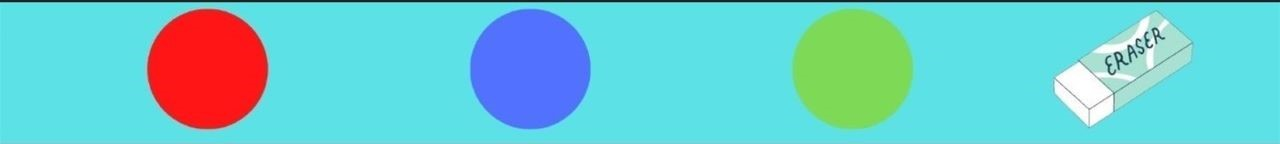
#> input picture Header/Untitled design 0.jpg, 1280 x 144 px, given in place of the camera
$ python iter1.py
#> lines starting #> are read from the running program, lines starting #| are printed output that depends on the picture; after the words box and inside, x2 and y2 are one past the last pixel; in counts of white or black regions, pixels touching at a corner belong together
import numpy as np
import cv2
from collections import deque

def setValues(x):
   print("")

cv2.namedWindow("Color detectors")
cv2.createTrackbar("Upper Hue", "Color detectors", 153, 180,setValues)
cv2.createTrackbar("Upper Saturation", "Color detectors", 255, 255,setValues)
cv2.createTrackbar("Upper Value", "Color detectors", 255, 255,setValues)
cv2.createTrackbar("Lower Hue", "Color detectors", 64, 180,setValues)
cv2.createTrackbar("Lower Saturation", "Color detectors", 72, 255,setValues)
cv2.createTrackbar("Lower Value", "Color detectors", 49, 255,setValues)

bpoints = [deque(maxlen=1024)]
gpoints = [deque(maxlen=1024)]
rpoints = [deque(maxlen=1024)]
ypoints = [deque(maxlen=1024)]

blue_index = 0
green_index = 0
red_index = 0
yellow_index = 0

kernel = np.ones((5,5),np.uint8)

colors = [(255, 0, 0), (0, 255, 0), (0, 0, 255), (0, 255, 255)]
colorIndex = 0

paintWindow = np.zeros((471,636,3)) + 255
paintWindow = cv2.rectangle(paintWindow, (40,1), (140,65), (0,0,0), 2)
paintWindow = cv2.rectangle(paintWindow, (160,1), (255,65), colors[0], -1)
paintWindow = cv2.rectangle(paintWindow, (275,1), (370,65), colors[1], -1)
paintWindow = cv2.rectangle(paintWindow, (390,1), (485,65), colors[2], -1)
paintWindow = cv2.rectangle(paintWindow, (505,1), (600,65), colors[3], -1)

cv2.putText(paintWindow, "CLEAR", (49, 33), cv2.FONT_HERSHEY_DUPLEX, 0.5, (0, 0, 0), 2, cv2.LINE_AA)
cv2.putText(paintWindow, "BLUE", (185, 33), cv2.FONT_ITALIC, 0.5, (255, 255, 255), 2, cv2.LINE_AA)
cv2.putText(paintWindow, "GREEN", (298, 33), cv2.FONT_ITALIC, 0.5, (255, 255, 255), 2, cv2.LINE_AA)
cv2.putText(paintWindow, "RED", (420, 33), cv2.FONT_ITALIC, 0.5, (255, 255, 255), 2, cv2.LINE_AA)
cv2.putText(paintWindow, "YELLOW", (520, 33), cv2.FONT_ITALIC, 0.5, (150,150,150), 2, cv2.LINE_AA)
cv2.namedWindow('Paint', cv2.WINDOW_AUTOSIZE)

cap = cv2.VideoCapture(0)
while True:
    ret, frame = cap.read()
#> frame is the input picture: shape (144, 1280, 3); mean B, G, R 205.7, 201.6, 107.7
    frame = cv2.flip(frame, 1)
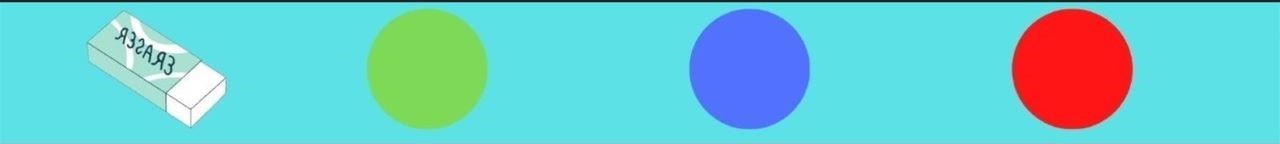
#> frame: shape (144, 1280, 3); mean B, G, R 205.7, 201.6, 107.7
    hsv = cv2.cvtColor(frame, cv2.COLOR_BGR2HSV)
#> hsv: shape (144, 1280, 3); mean H, S, V 85.6, 152.2, 227.7


    u_hue = cv2.getTrackbarPos("Upper Hue", "Color detectors")
    u_saturation = cv2.getTrackbarPos("Upper Saturation", "Color detectors")
    u_value = cv2.getTrackbarPos("Upper Value", "Color detectors")
    l_hue = cv2.getTrackbarPos("Lower Hue", "Color detectors")
    l_saturation = cv2.getTrackbarPos("Lower Saturation", "Color detectors")
    l_value = cv2.getTrackbarPos("Lower Value", "Color detectors")
    Upper_hsv = np.array([u_hue,u_saturation,u_value])
    Lower_hsv = np.array([l_hue,l_saturation,l_value])

    frame = cv2.rectangle(frame, (40,1), (140,65), (122,122,122), -1)
    frame = cv2.rectangle(frame, (160,1), (255,65), colors[0], -1)
    frame = cv2.rectangle(frame, (275,1), (370,65), colors[1], -1)
    frame = cv2.rectangle(frame, (390,1), (485,65), colors[2], -1)
    frame = cv2.rectangle(frame, (505,1), (600,65), colors[3], -1)
    cv2.putText(frame, "CLEAR ALL", (49, 33), cv2.FONT_HERSHEY_SIMPLEX, 0.5, (255, 255, 255), 2, cv2.LINE_AA)
    cv2.putText(frame, "BLUE", (185, 33), cv2.FONT_HERSHEY_SIMPLEX, 0.5, (255, 255, 255), 2, cv2.LINE_AA)
    cv2.putText(frame, "GREEN", (298, 33), cv2.FONT_HERSHEY_SIMPLEX, 0.5, (255, 255, 255), 2, cv2.LINE_AA)
    cv2.putText(frame, "RED", (420, 33), cv2.FONT_HERSHEY_SIMPLEX, 0.5, (255, 255, 255), 2, cv2.LINE_AA)
    cv2.putText(frame, "YELLOW", (520, 33), cv2.FONT_HERSHEY_SIMPLEX, 0.5, (150,150,150), 2, cv2.LINE_AA)

    Mask = cv2.inRange(hsv, Lower_hsv, Upper_hsv)
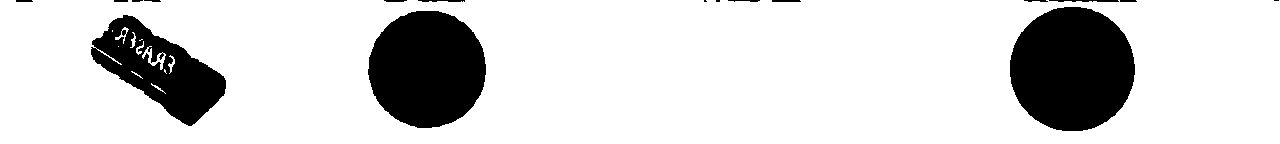
#> Mask: shape (144, 1280); 83.4% white; 17 black regions (4 under 20 px), largest, box (x1, y1, x2, y2) and area: (1010, 7, 1135, 131) 12233, (368, 11, 486, 128) 10833, (91, 15, 226, 126) 7055
    Mask = cv2.erode(Mask, kernel, iterations=1)
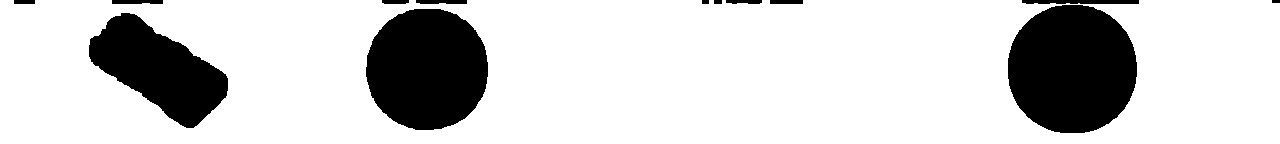
#> Mask: shape (144, 1280); 81% white; 13 black regions, largest, box (x1, y1, x2, y2) and area: (1008, 5, 1137, 133) 13245, (366, 9, 488, 130) 11789, (89, 13, 228, 128) 8542
    Mask = cv2.morphologyEx(Mask, cv2.MORPH_OPEN, kernel)
#> Mask: shape (144, 1280); 81% white; 11 black regions, largest, box (x1, y1, x2, y2) and area: (1008, 0, 1139, 133) 13795, (366, 9, 488, 130) 11789, (89, 13, 228, 128) 8542
    Mask = cv2.dilate(Mask, kernel, iterations=1)
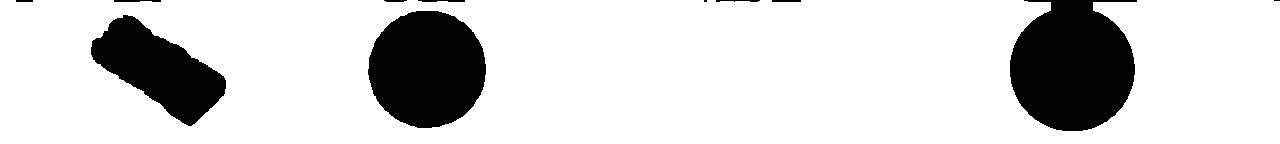
#> Mask: shape (144, 1280); 82.9% white; 11 black regions (2 under 20 px)

    cnts,_ = cv2.findContours(Mask.copy(), cv2.RETR_EXTERNAL,
    	cv2.CHAIN_APPROX_SIMPLE)
#> cnts = 1 contour; box (x1, y1, x2, y2) and area: (0, 0, 1280, 144) 169680
    center = None

    if len(cnts) > 0:
        cnt = sorted(cnts, key = cv2.contourArea, reverse = True)[0]
#> cnt = contour of 242 points, box (x1, y1, x2, y2) (0, 0, 1280, 144), area 169680
        ((x, y), radius) = cv2.minEnclosingCircle(cnt)
#> x = 639.5; y = 71.5; radius = 643.5
        cv2.circle(frame, (int(x), int(y)), int(radius), (0, 255, 255), 2)
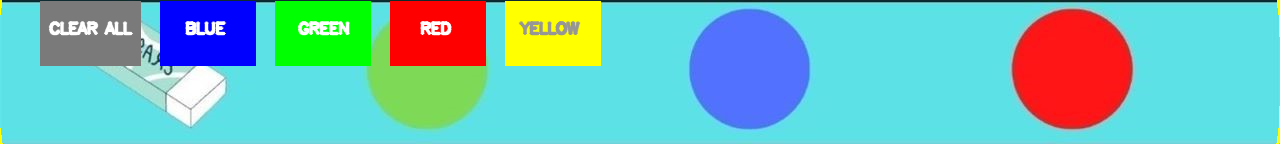
#> frame: shape (144, 1280, 3); mean B, G, R 186, 187, 113.1
        M = cv2.moments(cnt)
#> M = moments, m00 169680.5, centre m10/m00, m01/m00 = (607.2, 72.04)
        center = (int(M['m10'] / M['m00']), int(M['m01'] / M['m00']))
#> center = (607, 72)

        if center[1] <= 65:
            if 40 <= center[0] <= 140:
                bpoints = [deque(maxlen=512)]
                gpoints = [deque(maxlen=512)]
                rpoints = [deque(maxlen=512)]
                ypoints = [deque(maxlen=512)]

                blue_index = 0
                green_index = 0
                red_index = 0
                yellow_index = 0

                paintWindow[67:,:,:] = 255
            elif 160 <= center[0] <= 255:
                    colorIndex = 0 # Blue
            elif 275 <= center[0] <= 370:
                    colorIndex = 1 # Green
            elif 390 <= center[0] <= 485:
                    colorIndex = 2 # Red
            elif 505 <= center[0] <= 600:
                    colorIndex = 3 # Yellow
        else :
            if colorIndex == 0:
                bpoints[blue_index].appendleft(center)
            elif colorIndex == 1:
                gpoints[green_index].appendleft(center)
            elif colorIndex == 2:
                rpoints[red_index].appendleft(center)
            elif colorIndex == 3:
                ypoints[yellow_index].appendleft(center)
    else:
        bpoints.append(deque(maxlen=512))
        blue_index += 1
        gpoints.append(deque(maxlen=512))
        green_index += 1
        rpoints.append(deque(maxlen=512))
        red_index += 1
        ypoints.append(deque(maxlen=512))
        yellow_index += 1

    points = [bpoints, gpoints, rpoints, ypoints]
    for i in range(len(points)):
        for j in range(len(points[i])):
            for k in range(1, len(points[i][j])):
                if points[i][j][k - 1] is None or points[i][j][k] is None:
                    continue
                cv2.line(frame, points[i][j][k - 1], points[i][j][k], colors[i], 2)
                cv2.line(paintWindow, points[i][j][k - 1], points[i][j][k], colors[i], 2)
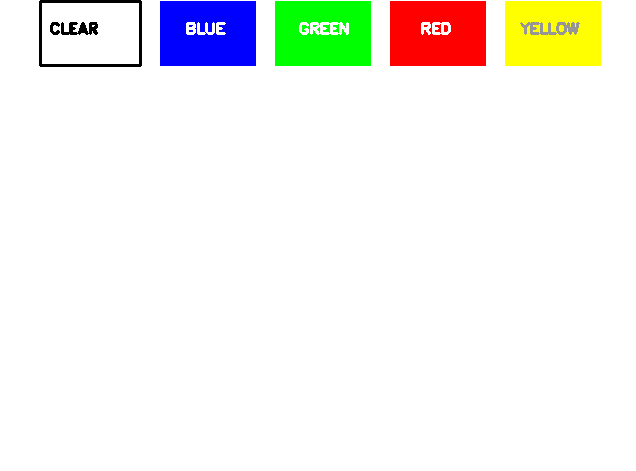
#> paintWindow: shape (471, 636, 3) float64; mean B, G, R 238.7, 243.6, 243.7


    cv2.imshow("Tracking", frame)
    cv2.imshow("Paint", paintWindow)
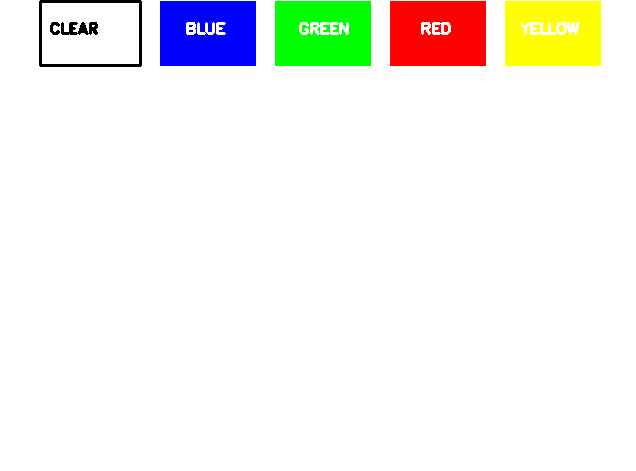
#> window 'Paint': shape (471, 636, 3); mean B, G, R 238.9, 243.7, 243.9
    cv2.imshow("mask",Mask)


    if cv2.waitKey(1) & 0xFF == ord("q"):
#> (key q is pressed here)
        break
cap.release()
cv2.destroyAllWindows()
